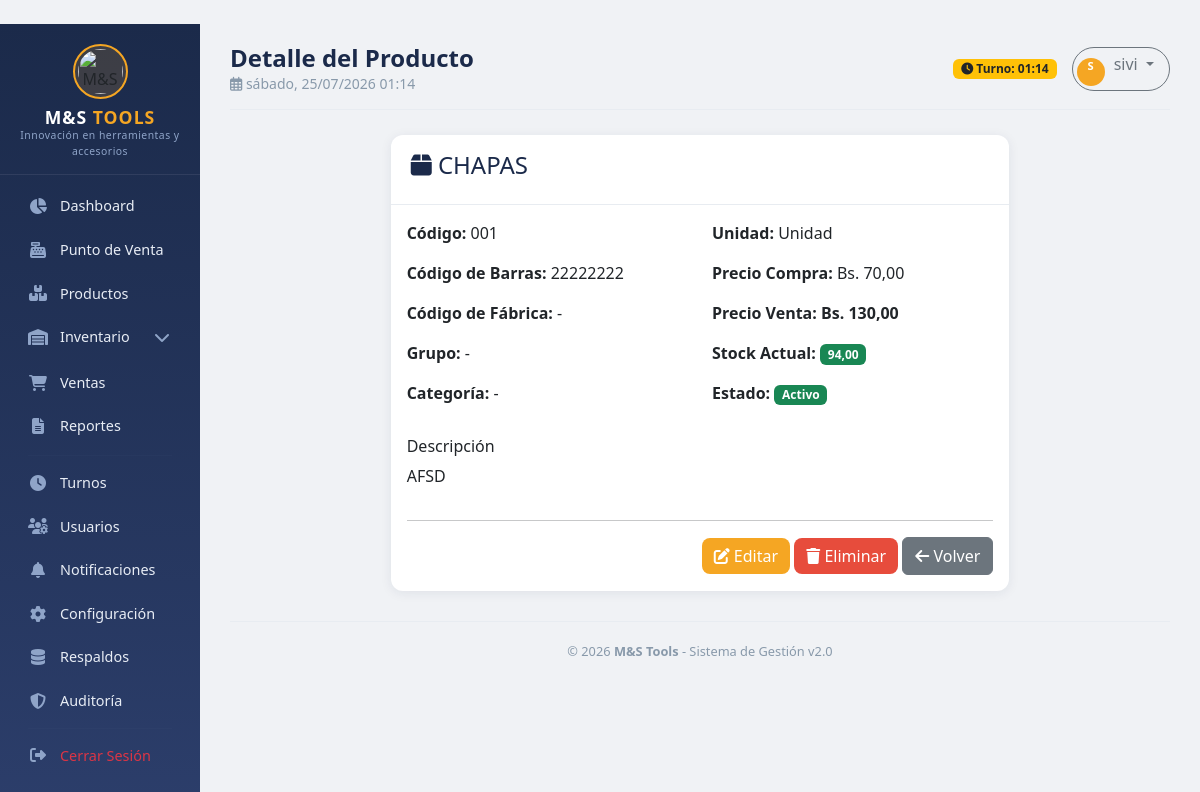
/products/2/ (signed in), run on the app's committed database.
### apps/products/models.py (models this page shows, shortened)
class Product(models.Model):
    code_level1 = models.CharField('Nivel 1', max_length=4, blank=True)
    code_level2 = models.CharField('Nivel 2', max_length=4, blank=True)
    code_level3 = models.CharField('Nivel 3', max_length=4, blank=True)
    code_level4 = models.CharField('Nivel 4', max_length=4, blank=True)
    barcode = models.CharField('Código de Barras', max_length=50, unique=True, blank=True, null=True)
    factory_code = models.CharField('Código de Fábrica', max_length=50, blank=True)
    name = models.CharField('Nombre', max_length=200)
    description = models.TextField('Descripción', blank=True)
    group = models.ForeignKey(ProductGroup, on_delete=models.SET_NULL, null=True, blank=True, related_name='products')
    category = models.ForeignKey(ProductCategory, on_delete=models.SET_NULL, null=True, blank=True, related_name='products')
    unit = models.CharField('Unidad', max_length=20, default='Unidad')
    purchase_price = models.DecimalField('Precio de Compra', max_digits=12, decimal_places=2, default=0)
    sale_price = models.DecimalField('Precio de Venta', max_digits=12, decimal_places=2, default=0)
    current_stock = models.DecimalField('Stock Actual', max_digits=12, decimal_places=2, default=0)
    min_stock = models.DecimalField('Stock Mínimo', max_digits=12, decimal_places=2, default=0)
    max_stock = models.DecimalField('Stock Máximo', max_digits=12, decimal_places=2, default=0)
    tags = models.ManyToManyField(Tag, blank=True, related_name='products', verbose_name='Etiquetas')
    is_active = models.BooleanField('Activo', default=True)
    created_at = models.DateTimeField('Creado', auto_now_add=True)
    updated_at = models.DateTimeField('Actualizado', auto_now=True)
    class Meta:
        verbose_name = 'Producto'
        verbose_name_plural = 'Productos'
        ordering = ['name']
    @property
    def full_code(self):
        return f"{self.code_level1}{self.code_level2}{self.code_level3}{self.code_level4}"

### apps/products/views.py (the view)
# urls.py: path('<int:pk>/', views.product_detail, name='detail'),
@login_required
def product_detail(request, pk):
    product = get_object_or_404(Product, pk=pk)
    return render(request, 'products/detail.html', {
        'product': product,
        'title': 'Detalle del Producto'
    })

### apps/notifications/context_processors.py (called while the page is built)
def notifications_processor(request):
    if request.user.is_authenticated:
        notificaciones = Notification.objects.filter(
            user=request.user,
            is_read=False
        ).order_by('-created_at')[:10]
        total_no_leidas = Notification.objects.filter(
            user=request.user,
            is_read=False
        ).count()
        return {
            'notificaciones': notificaciones,
            'total_notificaciones': total_no_leidas
        }
    return {
        'notificaciones': [],
        'total_notificaciones': 0
    }

### templates/products/detail.html (shortened to what this page needs)
﻿{% extends 'base/base.html' %}
{% load static %}
{% block content %}
<div class="row">
    <div class="col-md-8 mx-auto">
        <div class="card">
            <div class="card-header">
                <h4><i class="fas fa-box"></i> {{ product.name }}</h4>
            </div>
            <div class="card-body">
                <div class="row">
                    <div class="col-md-6">
                        <p><strong>Código:</strong> {{ product.full_code|default:"-" }}</p>
                        <p><strong>Código de Barras:</strong> {{ product.barcode|default:"-" }}</p>
                        <p><strong>Código de Fábrica:</strong> {{ product.factory_code|default:"-" }}</p>
                        <p><strong>Grupo:</strong> {{ product.group.name|default:"-" }}</p>
                        <p><strong>Categoría:</strong> {{ product.category.name|default:"-" }}</p>
                    </div>
                    <div class="col-md-6">
                        <p><strong>Unidad:</strong> {{ product.unit }}</p>
                        <p><strong>Precio Compra:</strong> Bs. {{ product.purchase_price }}</p>
                        <p><strong>Precio Venta:</strong> <strong>Bs. {{ product.sale_price }}</strong></p>
                        <p><strong>Stock Actual:</strong>
                            {% if product.current_stock <= product.min_stock %}
                                <span class="badge bg-danger">{{ product.current_stock }}</span>
                            {% else %}
                                <span class="badge bg-success">{{ product.current_stock }}</span>
                            {% endif %}
                        </p>
                        <p><strong>Estado:</strong>
                            {% if product.is_active %}
                                <span class="badge bg-success">Activo</span>
                            {% else %}
                                <span class="badge bg-danger">Inactivo</span>
                            {% endif %}
                        </p>
                    </div>
                </div>
                <div class="row mt-3">
                    <div class="col-md-12">
                        <h6>Descripción</h6>
                        <p>{{ product.description|default:"Sin descripción" }}</p>
                    </div>
                </div>
                <hr>
                <div class="text-end">
                    <a href="{% url 'products:edit' product.pk %}" class="btn btn-warning">
                        <i class="fas fa-edit"></i> Editar
                    </a>
                    <a href="{% url 'products:delete' product.pk %}" class="btn btn-danger">
                        <i class="fas fa-trash"></i> Eliminar
                    </a>
                    <a href="{% url 'products:list' %}" class="btn btn-secondary">
                        <i class="fas fa-arrow-left"></i> Volver
                    </a>
                </div>
            </div>
        </div>
    </div>
</div>
{% endblock %}

### templates/base/base.html (shortened to what this page needs)
﻿<!DOCTYPE html>
<html lang="es">
<head>
    <link href="https://cdn.jsdelivr.net/npm/bootstrap@5.3.0/dist/css/bootstrap.min.css" rel="stylesheet">
    <link rel="stylesheet" href="https://cdnjs.cloudflare.com/ajax/libs/font-awesome/6.4.0/css/all.min.css">
</head>
<body>
    <div class="container-fluid">
        <div class="row">
            <div class="col-md-2 col-lg-2 d-none d-md-block sidebar p-0">
                <div class="logo">
    <div class="logo-icon">
        <img src="/media/logos/logo_redondo.png" alt="M&S Tools" style="width: 45px; height: 45px; object-fit: contain; border-radius: 50%;">
    </div>
    <h5>M&S <span>TOOLS</span></h5>
    <small>Innovación en herramientas y accesorios</small>
</div>
                <div class="nav-section">
                    <a class="nav-link {% if request.resolver_match.url_name == 'dashboard' %}active{% endif %}" href="{% url 'core:dashboard' %}">
                        <i class="fas fa-chart-pie"></i> Dashboard
                    </a>
                    <a class="nav-link" href="{% url 'sales:pos' %}">
                        <i class="fas fa-cash-register"></i> Punto de Venta
                    </a>
                    <a class="nav-link" href="{% url 'products:list' %}">
                        <i class="fas fa-boxes"></i> Productos
                    </a>
                    <div class="submenu-toggle nav-link" onclick="toggleSubmenu(this)">
                        <i class="fas fa-warehouse"></i> Inventario
                        <span class="chevron"><i class="fas fa-chevron-down"></i></span>
                    </div>
                    <a class="nav-link" href="{% url 'sales:list' %}">
                        <i class="fas fa-shopping-cart"></i> Ventas
                    </a>
<a class="nav-link" href="{% url 'reports:dashboard' %}">
    <i class="fas fa-file-alt"></i> Reportes
</a>
                    <hr class="sidebar-divider">
                    <a class="nav-link" href="{% url 'users:shift_dashboard' %}">
                        <i class="fas fa-clock"></i> Turnos
                    </a>
                    {% if user.is_superuser %}
                    <a class="nav-link" href="{% url 'users:list' %}">
                        <i class="fas fa-users-cog"></i> Usuarios
                    </a>
                    {% endif %}
                    <a class="nav-link" href="{% url 'notifications:list' %}">
                        <i class="fas fa-bell"></i> Notificaciones
                    </a>
                    {% if user.is_superuser %}
                    <a class="nav-link" href="{% url 'core:settings' %}">
                        <i class="fas fa-cog"></i> Configuración
                    </a>
                    {% endif %}
                    {% if user.is_superuser %}
                    <a class="nav-link" href="{% url 'backup:list' %}">
                        <i class="fas fa-database"></i> Respaldos
                    </a>
                    {% endif %}
                    {% if user.is_superuser %}
                    <a class="nav-link" href="{% url 'audit:dashboard' %}">
                        <i class="fas fa-shield-alt"></i> Auditoría
                    </a>
                    {% endif %}
                    <hr class="sidebar-divider">
                    <a class="nav-link text-danger" href="{% url 'core:logout' %}">
                        <i class="fas fa-sign-out-alt"></i> Cerrar Sesión
                    </a>
                </div>
            </div>
            <div class="col-md-10 col-lg-10 main-content">
                <div class="top-bar">
                    <div>
                        <h4>{% block page_title %}{{ title|default:"Dashboard" }}{% endblock %}</h4>
                        <small><i class="far fa-calendar-alt"></i> {% now "l, d/m/Y H:i" %}</small>
                    </div>
                    <div class="user-info">
                        <span class="badge bg-warning text-dark">
                            <i class="fas fa-clock"></i> Turno: {% now "H:i" %}
                        </span>
                        <div class="dropdown">
                            <button class="btn btn-outline-secondary dropdown-toggle" type="button" data-bs-toggle="dropdown" style="border-radius: 30px; padding: 4px 15px 4px 4px;">
                                <span class="user-avatar" style="display: inline-block; width: 28px; height: 28px; font-size: 0.7rem; margin-right: 5px;">
                                    {{ user.username|first|upper }}
                                </span>
                                {{ user.username|default:"Invitado" }}
                            </button>
                        </div>
                    </div>
                </div>
                {% block content %}{% endblock %}
                <div class="footer">
                    &copy; {% now "Y" %} <strong>M&S Tools</strong> - Sistema de Gestión v2.0
                </div>
            </div>
        </div>
    </div>
</body>
</html>

### templates/base/base.html (style rules this page uses)
:root { --primary-dark: #1B2A4A; --primary-medium: #2C3E6B; --primary-light: #3A5A8C; --accent-gold: #F5A623; --accent-gold-light: #F7C948; --text-light: #E8EDF5; --text-muted: #8FA4C8; --sidebar-bg: #1B2A4A; --sidebar-hover: rgba(245, 166, 35, 0.15); --sidebar-active: #F5A623; }
* { margin: 0; padding: 0; box-sizing: border-box; }
body { background-color: #F0F2F5; font-family: 'Segoe UI', Tahoma, Geneva, Verdana, sans-serif; }
.sidebar { min-height: 100vh; background: linear-gradient(180deg, #1B2A4A 0%, #2C3E6B 100%); padding: 0; position: sticky; top: 0; overflow-y: auto; height: 100vh; scrollbar-width: thin; scrollbar-color: var(--accent-gold) transparent; }
.logo { text-align: center; padding: 20px 0 15px 0; border-bottom: 1px solid rgba(255,255,255,0.08); }
.logo-icon { width: 55px; height: 55px; background: rgba(245, 166, 35, 0.15); border-radius: 50%; display: flex; align-items: center; justify-content: center; margin: 0 auto 8px auto; border: 2px solid var(--accent-gold); }
.logo h5 { color: #fff; margin: 0; font-weight: 700; font-size: 1.1rem; letter-spacing: 1px; }
.logo h5 span { color: var(--accent-gold); }
.logo small { color: var(--text-muted); font-size: 0.65rem; letter-spacing: 0.5px; }
.nav-section { padding: 8px 12px 4px 12px; }
.sidebar .nav-link { color: var(--text-light); padding: 10px 16px; border-radius: 8px; margin: 2px 0; transition: all 0.25s ease; font-size: 0.9rem; display: flex; align-items: center; gap: 12px; }
.sidebar .nav-link i { width: 20px; text-align: center; font-size: 1rem; color: var(--text-muted); transition: color 0.3s; }
.submenu-toggle { cursor: pointer; user-select: none; }
.submenu-toggle .chevron { margin-left: auto; transition: transform 0.3s ease; font-size: 0.7rem; color: var(--text-muted); }
.sidebar-divider { border-color: rgba(255,255,255,0.06); margin: 6px 16px; }
.main-content { padding: 20px 30px; min-height: 100vh; }
.top-bar { display: flex; justify-content: space-between; align-items: center; margin-bottom: 25px; padding-bottom: 15px; border-bottom: 1px solid #E8ECF1; }
.top-bar h4 { font-weight: 600; color: var(--primary-dark); margin: 0; }
.top-bar small { color: #8899AA; }
.user-info { display: flex; align-items: center; gap: 15px; }
.user-avatar { width: 36px; height: 36px; border-radius: 50%; background: var(--accent-gold); color: #fff; display: flex; align-items: center; justify-content: center; font-weight: 600; font-size: 0.9rem; }
.card { border-radius: 12px; border: none; box-shadow: 0 2px 12px rgba(27, 42, 74, 0.08); transition: transform 0.2s, box-shadow 0.2s; }
.card-header { background: transparent; border-bottom: 1px solid #E8ECF1; font-weight: 600; color: var(--primary-dark); padding: 16px 20px; }
.btn-warning { background: var(--accent-gold); border: none; color: #fff; border-radius: 8px; }
.btn-danger { background: #E74C3C; border: none; border-radius: 8px; }
.footer { text-align: center; padding: 20px 0 10px 0; color: #8899AA; font-size: 0.8rem; border-top: 1px solid #E8ECF1; margin-top: 30px; }

### data on the page
Product: name "CHAPAS", full_code "001", barcode "22222222", factory_code "-", group.name "-", category.name "-", unit "Unidad", purchase_price "70,00", sale_price "130,00", current_stock "94,00", description "AFSD"

### other printed values
{{ title|default:"Dashboard" }} "Detalle del Producto"
{{ user.username|first|upper }} "S"
{{ user.username|default:"Invitado" }} "sivi"
